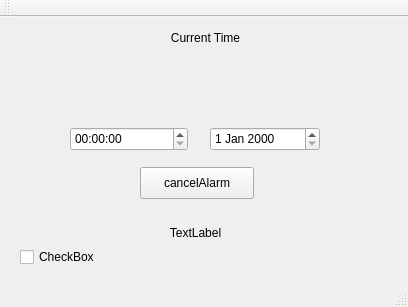
<?xml version="1.0" encoding="UTF-8"?>
<ui version="4.0">
 <class>MainWindow</class>
 <widget class="QMainWindow" name="MainWindow">
  <property name="geometry">
   <rect>
    <x>0</x>
    <y>0</y>
    <width>408</width>
    <height>307</height>
   </rect>
  </property>
  <property name="windowTitle">
   <string>MainWindow</string>
  </property>
  <widget class="QWidget" name="centralWidget">
   <widget class="QPushButton" name="setAlarm">
    <property name="geometry">
     <rect>
      <x>140</x>
      <y>150</y>
      <width>114</width>
      <height>32</height>
     </rect>
    </property>
    <property name="text">
     <string>Set Alarm</string>
    </property>
   </widget>
   <widget class="QLabel" name="Digital_Clock">
    <property name="geometry">
     <rect>
      <x>100</x>
      <y>0</y>
      <width>211</width>
      <height>41</height>
     </rect>
    </property>
    <property name="text">
     <string>Current Time</string>
    </property>
    <property name="alignment">
     <set>Qt::AlignCenter</set>
    </property>
   </widget>
   <widget class="QLabel" name="label">
    <property name="geometry">
     <rect>
      <x>100</x>
      <y>200</y>
      <width>191</width>
      <height>31</height>
     </rect>
    </property>
    <property name="text">
     <string>TextLabel</string>
    </property>
    <property name="alignment">
     <set>Qt::AlignCenter</set>
    </property>
   </widget>
   <widget class="QTimeEdit" name="timeEdit">
    <property name="geometry">
     <rect>
      <x>70</x>
      <y>110</y>
      <width>118</width>
      <height>24</height>
     </rect>
    </property>
   </widget>
   <widget class="QDateEdit" name="dateEdit">
    <property name="geometry">
     <rect>
      <x>210</x>
      <y>110</y>
      <width>110</width>
      <height>24</height>
     </rect>
    </property>
   </widget>
   <widget class="QCheckBox" name="checkBox">
    <property name="geometry">
     <rect>
      <x>20</x>
      <y>230</y>
      <width>87</width>
      <height>20</height>
     </rect>
    </property>
    <property name="text">
     <string>CheckBox</string>
    </property>
    <property name="checkable">
     <bool>true</bool>
    </property>
    <property name="checked">
     <bool>false</bool>
    </property>
   </widget>
   <widget class="QLabel" name="label2">
    <property name="geometry">
     <rect>
      <x>130</x>
      <y>180</y>
      <width>131</width>
      <height>16</height>
     </rect>
    </property>
    <property name="layoutDirection">
     <enum>Qt::LeftToRight</enum>
    </property>
    <property name="text">
     <string/>
    </property>
    <property name="alignment">
     <set>Qt::AlignCenter</set>
    </property>
   </widget>
   <widget class="QPushButton" name="cancelAlarm">
    <property name="geometry">
     <rect>
      <x>140</x>
      <y>150</y>
      <width>114</width>
      <height>32</height>
     </rect>
    </property>
    <property name="text">
     <string>cancelAlarm</string>
    </property>
   </widget>
  </widget>
  <widget class="QMenuBar" name="menuBar">
   <property name="geometry">
    <rect>
     <x>0</x>
     <y>0</y>
     <width>408</width>
     <height>22</height>
    </rect>
   </property>
  </widget>
  <widget class="QToolBar" name="mainToolBar">
   <attribute name="toolBarArea">
    <enum>TopToolBarArea</enum>
   </attribute>
   <attribute name="toolBarBreak">
    <bool>false</bool>
   </attribute>
  </widget>
  <widget class="QStatusBar" name="statusBar"/>
 </widget>
 <layoutdefault spacing="6" margin="11"/>
 <resources/>
 <connections>
  <connection>
   <sender>setAlarm</sender>
   <signal>clicked()</signal>
   <receiver>checkBox</receiver>
   <slot>click()</slot>
   <hints>
    <hint type="sourcelabel">
     <x>139</x>
     <y>203</y>
    </hint>
    <hint type="destinationlabel">
     <x>87</x>
     <y>271</y>
    </hint>
   </hints>
  </connection>
 </connections>
</ui>
